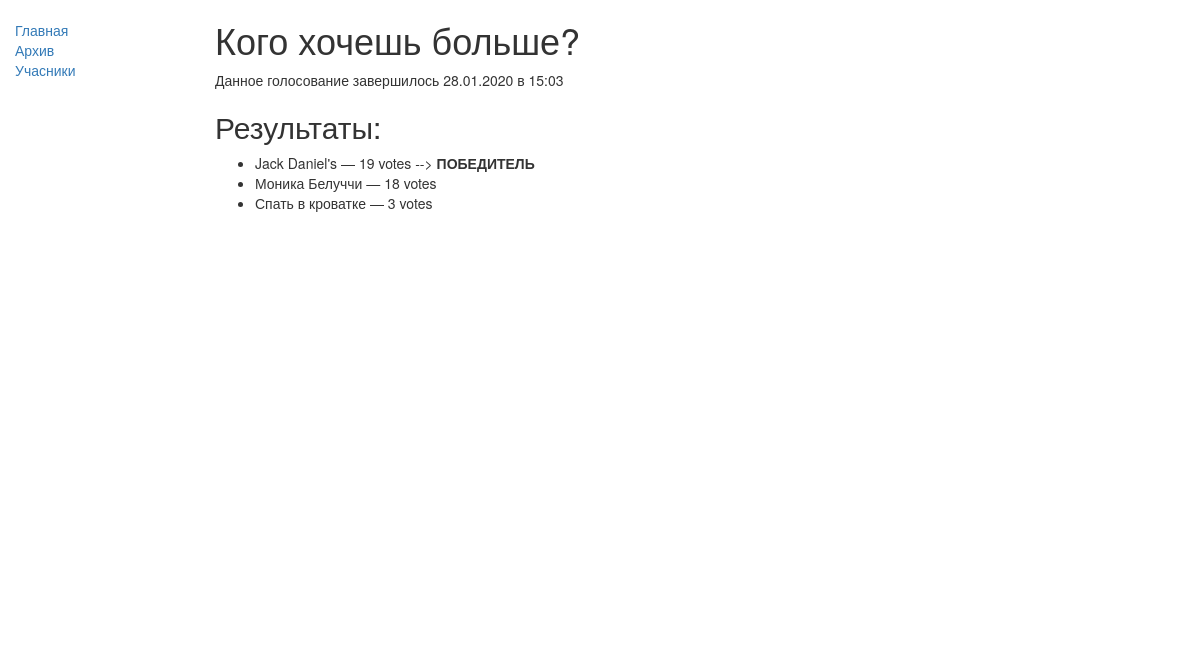
The app's page /polls/8/ with its own data.
### polls/models.py (models this page shows, shortened)
class Question(models.Model):
	question_text = models.CharField(verbose_name='Вопрос', max_length=200)
	pub_date      = models.DateTimeField(verbose_name='Дата публикации', default = timezone.now)
	final_date    = models.DateTimeField(verbose_name='Дата окончания',
						blank=True, default = timezone.now()+datetime.timedelta(days=1))
	win_vote      = models.IntegerField(verbose_name='Досрочная победа с ', default=0)
	completed     = models.BooleanField(default=False, blank=True)
	def was_completed(self):
		if timezone.now() >= self.final_date: return True
		elif self.win_vote != 0:
			winner = False
			for pers in self.choice_set.all():
				winner = pers.votes >= self.win_vote
				if winner: return winner
			else: return False
		else: return False
	was_completed.admin_order_field = 'final_date'
	was_completed.boolean = True
	was_completed.short_description = 'Завершено'

class Choice(models.Model):
	YEARS_OLD=[(x,str(x)) for x in range(100)]
	question_id  = models.ForeignKey('Question', on_delete=models.CASCADE, blank=True, null=True, verbose_name='Вопрос', help_text='Укажите, в каком опросе нужно участвовать')
	votes        = models.IntegerField(verbose_name='Количество голосов', default=0)
	first_name   = models.CharField(verbose_name='Имя', max_length=100, blank=True, null=True)
	last_name    = models.CharField(verbose_name='Фамилия', max_length=100, blank=True, null=True)
	age          = models.DateField("Дата рождения", blank=True, null=True)
	photo_person = models.ImageField(upload_to='polls/person/photos/', blank=True, null=True)
	bio_person   = models.TextField(max_length=500, help_text='Кратко об участнике',
						verbose_name='Краткая биография' )
	class Meta:
		ordering = ["-votes"]
	def __str__(self):
		return '{1} {0}'.format(self.last_name, self.first_name)

### polls/views.py (the view)
# urls.py: path('<int:pk>/', views.DetailView.as_view(), name='detail'),
class DetailView(generic.DetailView):
    model = Question
    template_name = 'polls/detail.html'
    def get_queryset(self):
        for q in Question.objects.filter(pub_date__lte=timezone.now()):
            q.completed = q.was_completed()
            q.save()
        return Question.objects.filter(pub_date__lte=timezone.now())
    def get_context_data(self, **kwargs):
        context = super(DetailView, self).get_context_data(**kwargs)
        result = [['Участник', 'Количество голосов']]
        for pers in self.object.choice_set.all():
            result.append([' '.join([pers.first_name, pers.last_name]), pers.votes])
        context['graf'] = result
        return context

### polls/templates/polls/detail.html (shortened to what this page needs)
{% extends "base_generic.html" %}
{% block content %}
{% if not question.completed %}
    <h1>{{ question.question_text }}</h1>
    <p>Данное голосование завершится {{ question.final_date|date:"d.m.Y в G:i" }} </p>
    {% if error_message %}<p><strong>{{ error_message }}</strong></p>{% endif %}
    {% if question.choice_set.all%}
    <form action="{% url 'polls:vote' question.id %}" method="post">
        {% csrf_token %}
        <h2>Вы голосуете за: </h2>
        {% for choice in question.choice_set.all %}
            <input type="radio" name="choice" id="choice{{ forloop.counter }}" value="{{ choice.id }}">
            <label for="choice{{ forloop.counter }}">{{ choice }}</label><br>
        {% endfor %}
        <input type="submit" value="Проголосовать">
    </form>
    {% else %}
        <h2>Участников пока не подвезли</h2>
    {% endif %}
{% else %}
    <h1>{{ question.question_text }}</h1>
    <p>Данное голосование завершилось {{ question.final_date|date:"d.m.Y в G:i" }} </p>
<h2>Результаты:</h2>
    {% if question.choice_set.all%}
        <ul>
        {% for choice in question.choice_set.all %}
            {% if forloop.first %}
                <li> {{ choice }} — {{ choice.votes }} vote{{ choice.votes|pluralize }} --> <b>ПОБЕДИТЕЛЬ</b> </li>
            {%else%}
                <li>{{ choice }} — {{ choice.votes }} vote{{ choice.votes|pluralize }}</li>
            {% endif %}
        {% endfor %}
        </ul>
        <div id="res" style="width: 500px; height: 400px;"></div>
    {% endif %}
{% endif %}
{% endblock %}

### records on screen
Question: question_text "Кого хочешь больше?", final_date "28.01.2020 в 15:03"
Choice: last_name+first_name "Jack Daniel's", votes "19"
Choice: last_name+first_name "Моника Белуччи", votes "18"
Choice: last_name+first_name "Спать в кроватке", votes "3"
